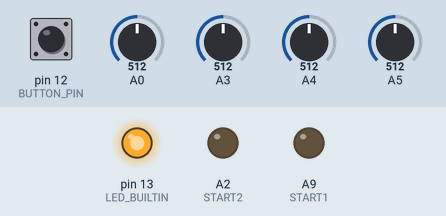
Simulated run of this sketch. Board: Teensy 4. Shown: output pins drawn as LEDs (lit = HIGH). Inputs (shaded band) come from the test bench; at power-on: pin 12 (BUTTON_PIN) HIGH, A0 = 512, A3 = 512, A4 = 512, A5 = 512. Pins used as bus, display or sensor lines are not drawn.

Above: at 0.1 s.
Timing chart, 0 to 1.6 s (numbered marks = the images above):
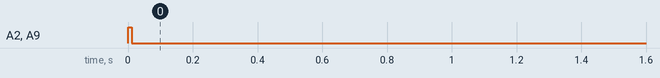

The sketch:

swing_clock.ino
```cpp
#ifndef PC_TEST
#include <Bounce2.h>
Bounce2::Button button = Bounce2::Button();
#endif

#define CLOCK1 21
#define CLOCK2 15
#define START1 23
#define START2 16
#define GROOVE1 5 //a5 invert
#define GROOVE2 4 //a4 invert
#define BUTTON_PIN 12
#define SPEED_MAIN 3 //not inverted
#define SPEED_FINE 0 //not inverted

#define MAX_PATTERN_SIZE 32

// unit of measure is 1 timer tick aka 1 ms
// trigger impulse length in ms
#define IMPULSE_LENGTH 10

IntervalTimer timer;

void timerFunc();

void setup() {
  #ifndef PC_TEST
  button.attach( BUTTON_PIN ,  INPUT_PULLUP );
  button.interval(5);
  button.setPressedState(LOW);
  #endif

  pinMode(LED_BUILTIN, OUTPUT);
  digitalWriteFast(LED_BUILTIN, HIGH);
  pinMode(CLOCK1, OUTPUT);
  pinMode(CLOCK2, OUTPUT);
  pinMode(START1, OUTPUT);
  pinMode(START2, OUTPUT);

  Serial.begin(115200);

  // let's use a hardware timer for better precision
  // minimal interval is 1000 microseconds, enough for musical purporses
  timer.begin(timerFunc, 1000);

}

// teensy is 32 bit, so no need to suffer with int's lack of precision
float mapFloat(float x, float in_min, float in_max, float out_min, float out_max) {
  return (x - in_min) * (out_max - out_min) / (in_max - in_min) + out_min;
}

float map10bit(float x, float out_min, float out_max) {
  return mapFloat(x, 0.0f, 1023.0f, out_min, out_max);
}

float mapAnalogRead(uint8_t pin, float out_min, float out_max) {
  return map10bit(float(analogRead(pin)), out_min, out_max);
}

float analogReadToBpmToMs(int analogReadValue_) {
  float analogReadValue = analogReadValue_;
  float leftmostKnobPosition = 30.0f; //minimum bpm
  float rightmostKnobPosition = 250.0f; //maximum bpm
  float bpm = mapAnalogRead(analogReadValue, leftmostKnobPosition, rightmostKnobPosition);
  float ms = 60000.0f / bpm;
  return ms;
}

class SwingingClock {
private:
    float pattern[MAX_PATTERN_SIZE + 1];
    int numberOfBeatsInPattern;
    int patternIndex;
    int impulseTick;
    int beatTick;
    int outputPin;

    void incrementTicks() {
        ++beatTick;
        ++impulseTick;
    }

public:
    SwingingClock(const float initPattern[], int size, int pin)
        : numberOfBeatsInPattern(size), patternIndex(0), impulseTick(0), beatTick(0), outputPin(pin) {
        if (size > MAX_PATTERN_SIZE) {
            size = MAX_PATTERN_SIZE;
        }
        for (int i = 0; i < size; ++i) {
            pattern[i] = initPattern[i];
        }
        pattern[size] = 999999;
    }

    void update(float beatTime, float amountOfSwing) {
        // when we apply swing, total time mustn't change
        // so if we increase the length of the first beat
        // the length of the second beat must be decreased so that L1 + L2 = 2
        // so in case of no swing:
        //      1   +     1     = 2
        // [--------][--------]
        // in case of swing
        //     1.2  +   0.8     = 2
        // [----------][------]
        // so we increase even beats (0, 2, 4) and decrease odd beats (1, 3, 5)

        float swingMultiplier = pattern[patternIndex];
        if (patternIndex % 2 == 0) {
            swingMultiplier += amountOfSwing;
        } else {
            swingMultiplier -= amountOfSwing;
        }

        // if beat time is over, go to the next one in the array
        if (beatTick > beatTime * swingMultiplier) {
            ++patternIndex;
            impulseTick = 0;
            beatTick = 0;

            // if the last beat is over, get stuck in the LOW state
            // until we got reset from the outside
            if (patternIndex >= numberOfBeatsInPattern) {
                patternIndex = numberOfBeatsInPattern - 1;
                impulseTick = IMPULSE_LENGTH;
            }
        }

        // it can be impulseTick >= 0 and impulseTick >= 10
        // which is more robust, but I don't want to spam digitalWrite
        if (impulseTick == 0) {
            digitalWrite(outputPin, HIGH);
        }
        if (impulseTick == IMPULSE_LENGTH) {
            digitalWrite(outputPin, LOW);
        }

        incrementTicks();
    }

    void reset() {
        patternIndex = 0;
        impulseTick = 0;
        beatTick = 0;
    }
};

// we don't really need arrays for a vanilla swing, so the references to the patterns
// can be replaced with 1.0f constant
// but having the lengths in the array allows to use groove patterns
float pattern1Array[] = {1.0, 1.0, 1.0, 1.0, 1.0, 1.0, 1.0, 1.0,
                         1.0, 1.0, 1.0, 1.0, 1.0, 1.0, 1.0, 1.0,
                         1.0, 1.0, 1.0, 1.0, 1.0, 1.0, 1.0, 1.0,
                         1.0, 1.0, 1.0, 1.0, 1.0, 1.0, 1.0, 1.0};
int pattern1Length = sizeof(pattern1Array) / sizeof(pattern1Array[0]);

// Funky Drummer
float pattern2Array[] = {1.05,  1.0,   1.033, 0.883, 1.017, 1.0, 1.083,   0.9,
                         1.017, 1.05,  1.05,  0.883, 1.017, 1.033, 0.95,  1.0,
                         1.083, 0.983, 1.017, 0.917, 1.017, 1.067, 1.033, 0.883,
                         1.017, 1.05,  1.033, 0.9,   1.067, 1.0,   0.933, 1.033999999999999};
int pattern2Length = sizeof(pattern2Array) / sizeof(pattern2Array[0]);

// the patterns must have the same length
int numberOfBeatsInPattern = pattern1Length < pattern2Length ? pattern1Length : pattern2Length;

int startTick = 0;
int patternTick = 0;
SwingingClock pattern1(pattern1Array, pattern1Length, CLOCK1);
SwingingClock pattern2(pattern2Array, pattern2Length, CLOCK2);

void timerFunc() {

    // if the button is hold, output nothing
    // this mode can be used to use knobs to tweak something
    // for example, select different groove patterns
    if (startTick == -1) {
        digitalWrite(START1, LOW);
        digitalWrite(START2, LOW);
        digitalWrite(CLOCK1, LOW);
        digitalWrite(CLOCK2, LOW);
        return;
    }

    if (startTick == 0) {
        digitalWrite(START1, HIGH);
        digitalWrite(START2, HIGH);
        pattern1.reset();
        pattern2.reset();
        patternTick = 0;
    }
    if (startTick == IMPULSE_LENGTH) {
        digitalWrite(START1, LOW);
        digitalWrite(START2, LOW);
    }
    // without this condition the device may reset after 49 days
    if (startTick > 10 * IMPULSE_LENGTH) {
        startTick = 10 * IMPULSE_LENGTH;
    }

    float note16th = 0.25f;
    float beatTime = analogReadToBpmToMs(analogRead(SPEED_MAIN)) * note16th;
    beatTime = beatTime * mapAnalogRead(SPEED_FINE, 0.9, 1.1);

    float patternTime = beatTime * numberOfBeatsInPattern;

    float amountOfSwing1 = mapAnalogRead(GROOVE1, -0.5f, 0.5f);
    float amountOfSwing2 = mapAnalogRead(GROOVE2, -0.5f, 0.5f);

    if (patternTick >= patternTime) {
        pattern1.reset();
        pattern2.reset();
        patternTick = 0;
    }

    pattern1.update(beatTime, amountOfSwing1);
    pattern2.update(beatTime, amountOfSwing2);

    ++startTick;
    ++patternTick;

    #ifdef PC_TEST
    std::cout << digitalRead(CLOCK1) << " " << digitalRead(CLOCK2) << std::endl;
    #endif
}

void loop() {
#ifndef PC_TEST
  button.update();

  if (button.pressed()) {
    // start on leaving the button
    startTick = -1;
  }
  delay(4);
#endif
}
```

Measured:
- by itself, A2 (START2), A9 (START1): LOW → HIGH at 0.00 s, → LOW 0.01 s later
